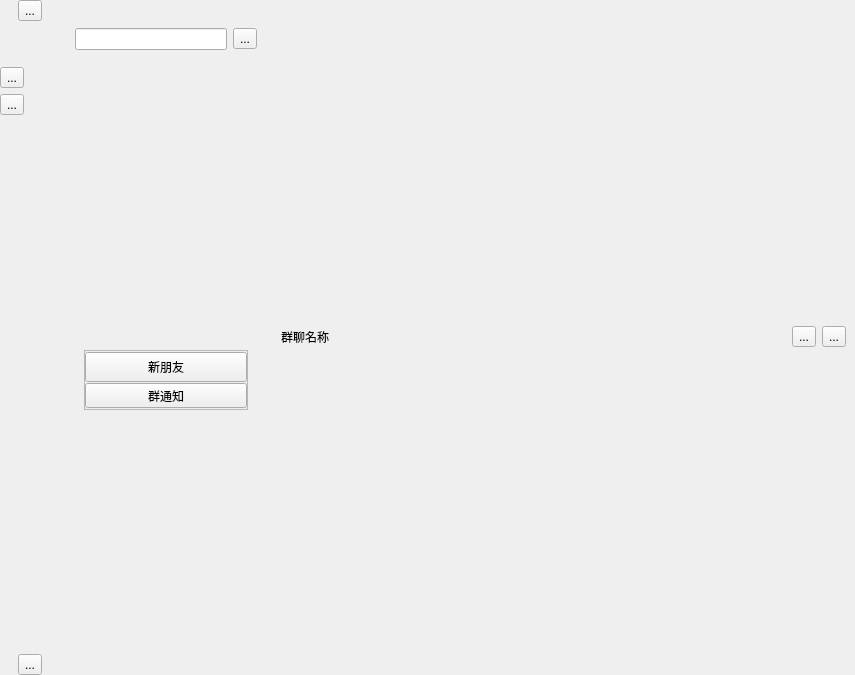
<?xml version="1.0" encoding="UTF-8"?>
<ui version="4.0">
 <class>Menu2</class>
 <widget class="QWidget" name="Menu2">
  <property name="geometry">
   <rect>
    <x>0</x>
    <y>0</y>
    <width>855</width>
    <height>675</height>
   </rect>
  </property>
  <property name="windowTitle">
   <string>Form</string>
  </property>
  <layout class="QVBoxLayout" name="verticalLayout_5">
   <property name="leftMargin">
    <number>0</number>
   </property>
   <property name="topMargin">
    <number>0</number>
   </property>
   <property name="rightMargin">
    <number>0</number>
   </property>
   <property name="bottomMargin">
    <number>0</number>
   </property>
   <item>
    <widget class="QWidget" name="widget_18" native="true">
     <layout class="QHBoxLayout" name="horizontalLayout_10">
      <property name="leftMargin">
       <number>0</number>
      </property>
      <property name="topMargin">
       <number>0</number>
      </property>
      <property name="rightMargin">
       <number>0</number>
      </property>
      <property name="bottomMargin">
       <number>0</number>
      </property>
      <item>
       <widget class="QWidget" name="widget" native="true">
        <property name="minimumSize">
         <size>
          <width>60</width>
          <height>0</height>
         </size>
        </property>
        <property name="maximumSize">
         <size>
          <width>60</width>
          <height>16777215</height>
         </size>
        </property>
        <layout class="QVBoxLayout" name="verticalLayout_3">
         <property name="leftMargin">
          <number>0</number>
         </property>
         <property name="topMargin">
          <number>0</number>
         </property>
         <property name="rightMargin">
          <number>0</number>
         </property>
         <property name="bottomMargin">
          <number>0</number>
         </property>
         <item>
          <widget class="QWidget" name="widget_2" native="true">
           <layout class="QHBoxLayout" name="horizontalLayout">
            <property name="leftMargin">
             <number>0</number>
            </property>
            <property name="topMargin">
             <number>0</number>
            </property>
            <property name="rightMargin">
             <number>0</number>
            </property>
            <property name="bottomMargin">
             <number>0</number>
            </property>
            <item>
             <widget class="QToolButton" name="infoBtn">
              <property name="text">
               <string>...</string>
              </property>
             </widget>
            </item>
           </layout>
          </widget>
         </item>
         <item>
          <spacer name="verticalSpacer_2">
           <property name="orientation">
            <enum>Qt::Orientation::Vertical</enum>
           </property>
           <property name="sizeType">
            <enum>QSizePolicy::Policy::Fixed</enum>
           </property>
           <property name="sizeHint" stdset="0">
            <size>
             <width>20</width>
             <height>40</height>
            </size>
           </property>
          </spacer>
         </item>
         <item>
          <widget class="QWidget" name="widget_3" native="true">
           <layout class="QVBoxLayout" name="verticalLayout">
            <property name="leftMargin">
             <number>0</number>
            </property>
            <property name="topMargin">
             <number>0</number>
            </property>
            <property name="rightMargin">
             <number>0</number>
            </property>
            <property name="bottomMargin">
             <number>0</number>
            </property>
            <item>
             <widget class="QToolButton" name="msgBtn">
              <property name="autoFillBackground">
               <bool>true</bool>
              </property>
              <property name="text">
               <string>...</string>
              </property>
              <property name="icon">
               <iconset resource="log.qrc">
                <normaloff>:/Header/images/chat.png</normaloff>:/Header/images/chat.png</iconset>
              </property>
              <property name="checkable">
               <bool>true</bool>
              </property>
             </widget>
            </item>
            <item>
             <widget class="QToolButton" name="friendBtn">
              <property name="autoFillBackground">
               <bool>true</bool>
              </property>
              <property name="text">
               <string>...</string>
              </property>
              <property name="icon">
               <iconset resource="log.qrc">
                <normaloff>:/Header/images/user.png</normaloff>:/Header/images/user.png</iconset>
              </property>
              <property name="checkable">
               <bool>true</bool>
              </property>
             </widget>
            </item>
           </layout>
          </widget>
         </item>
         <item>
          <spacer name="verticalSpacer_4">
           <property name="orientation">
            <enum>Qt::Orientation::Vertical</enum>
           </property>
           <property name="sizeHint" stdset="0">
            <size>
             <width>20</width>
             <height>40</height>
            </size>
           </property>
          </spacer>
         </item>
         <item>
          <spacer name="verticalSpacer_3">
           <property name="orientation">
            <enum>Qt::Orientation::Vertical</enum>
           </property>
           <property name="sizeHint" stdset="0">
            <size>
             <width>20</width>
             <height>40</height>
            </size>
           </property>
          </spacer>
         </item>
         <item>
          <spacer name="verticalSpacer">
           <property name="orientation">
            <enum>Qt::Orientation::Vertical</enum>
           </property>
           <property name="sizeHint" stdset="0">
            <size>
             <width>20</width>
             <height>40</height>
            </size>
           </property>
          </spacer>
         </item>
         <item>
          <widget class="QWidget" name="widget_4" native="true">
           <layout class="QHBoxLayout" name="horizontalLayout_2">
            <property name="spacing">
             <number>0</number>
            </property>
            <property name="leftMargin">
             <number>0</number>
            </property>
            <property name="topMargin">
             <number>0</number>
            </property>
            <property name="rightMargin">
             <number>0</number>
            </property>
            <property name="bottomMargin">
             <number>0</number>
            </property>
            <item>
             <widget class="QToolButton" name="settingBtn">
              <property name="text">
               <string>...</string>
              </property>
              <property name="icon">
               <iconset resource="log.qrc">
                <normaloff>:/Header/images/gear.png</normaloff>:/Header/images/gear.png</iconset>
              </property>
             </widget>
            </item>
           </layout>
          </widget>
         </item>
        </layout>
       </widget>
      </item>
      <item>
       <widget class="QWidget" name="widget_5" native="true">
        <property name="minimumSize">
         <size>
          <width>100</width>
          <height>0</height>
         </size>
        </property>
        <property name="maximumSize">
         <size>
          <width>200</width>
          <height>16777215</height>
         </size>
        </property>
        <layout class="QVBoxLayout" name="verticalLayout_2">
         <item>
          <widget class="QWidget" name="widget_6" native="true">
           <property name="sizePolicy">
            <sizepolicy hsizetype="Preferred" vsizetype="Fixed">
             <horstretch>0</horstretch>
             <verstretch>0</verstretch>
            </sizepolicy>
           </property>
           <property name="maximumSize">
            <size>
             <width>16777215</width>
             <height>60</height>
            </size>
           </property>
           <layout class="QHBoxLayout" name="horizontalLayout_3">
            <property name="leftMargin">
             <number>0</number>
            </property>
            <property name="topMargin">
             <number>0</number>
            </property>
            <property name="rightMargin">
             <number>0</number>
            </property>
            <property name="bottomMargin">
             <number>0</number>
            </property>
            <item>
             <widget class="QLineEdit" name="searchEdit"/>
            </item>
            <item>
             <widget class="QToolButton" name="addBtn">
              <property name="text">
               <string>...</string>
              </property>
             </widget>
            </item>
           </layout>
          </widget>
         </item>
         <item>
          <widget class="QWidget" name="widget_8" native="true">
           <layout class="QVBoxLayout" name="verticalLayout_9">
            <property name="leftMargin">
             <number>0</number>
            </property>
            <property name="topMargin">
             <number>0</number>
            </property>
            <property name="rightMargin">
             <number>0</number>
            </property>
            <property name="bottomMargin">
             <number>0</number>
            </property>
            <item>
             <widget class="QWidget" name="listWidget" native="true">
              <layout class="QVBoxLayout" name="listLayout">
               <item>
                <widget class="QFrame" name="frame">
                 <property name="sizePolicy">
                  <sizepolicy hsizetype="Preferred" vsizetype="Fixed">
                   <horstretch>0</horstretch>
                   <verstretch>0</verstretch>
                  </sizepolicy>
                 </property>
                 <property name="minimumSize">
                  <size>
                   <width>0</width>
                   <height>60</height>
                  </size>
                 </property>
                 <property name="maximumSize">
                  <size>
                   <width>16777215</width>
                   <height>40</height>
                  </size>
                 </property>
                 <property name="frameShape">
                  <enum>QFrame::Shape::StyledPanel</enum>
                 </property>
                 <property name="frameShadow">
                  <enum>QFrame::Shadow::Raised</enum>
                 </property>
                 <layout class="QVBoxLayout" name="verticalLayout_4">
                  <property name="spacing">
                   <number>0</number>
                  </property>
                  <property name="leftMargin">
                   <number>0</number>
                  </property>
                  <property name="topMargin">
                   <number>0</number>
                  </property>
                  <property name="rightMargin">
                   <number>0</number>
                  </property>
                  <property name="bottomMargin">
                   <number>0</number>
                  </property>
                  <item>
                   <widget class="QToolButton" name="toolButton_3">
                    <property name="sizePolicy">
                     <sizepolicy hsizetype="Preferred" vsizetype="Fixed">
                      <horstretch>0</horstretch>
                      <verstretch>0</verstretch>
                     </sizepolicy>
                    </property>
                    <property name="minimumSize">
                     <size>
                      <width>100</width>
                      <height>30</height>
                     </size>
                    </property>
                    <property name="maximumSize">
                     <size>
                      <width>16777215</width>
                      <height>30</height>
                     </size>
                    </property>
                    <property name="text">
                     <string>新朋友</string>
                    </property>
                   </widget>
                  </item>
                  <item>
                   <widget class="QToolButton" name="toolButton">
                    <property name="sizePolicy">
                     <sizepolicy hsizetype="Preferred" vsizetype="Fixed">
                      <horstretch>0</horstretch>
                      <verstretch>0</verstretch>
                     </sizepolicy>
                    </property>
                    <property name="minimumSize">
                     <size>
                      <width>100</width>
                      <height>0</height>
                     </size>
                    </property>
                    <property name="text">
                     <string>群通知</string>
                    </property>
                   </widget>
                  </item>
                 </layout>
                </widget>
               </item>
              </layout>
             </widget>
            </item>
           </layout>
          </widget>
         </item>
        </layout>
       </widget>
      </item>
      <item>
       <widget class="QWidget" name="msgWidget" native="true">
        <layout class="QVBoxLayout" name="msgLayout">
         <item>
          <widget class="QWidget" name="widget_7" native="true">
           <property name="sizePolicy">
            <sizepolicy hsizetype="Preferred" vsizetype="Fixed">
             <horstretch>0</horstretch>
             <verstretch>0</verstretch>
            </sizepolicy>
           </property>
           <property name="minimumSize">
            <size>
             <width>0</width>
             <height>60</height>
            </size>
           </property>
           <property name="maximumSize">
            <size>
             <width>16777215</width>
             <height>60</height>
            </size>
           </property>
           <layout class="QHBoxLayout" name="horizontalLayout_4">
            <property name="leftMargin">
             <number>0</number>
            </property>
            <property name="topMargin">
             <number>0</number>
            </property>
            <property name="rightMargin">
             <number>0</number>
            </property>
            <property name="bottomMargin">
             <number>0</number>
            </property>
            <item>
             <widget class="QLabel" name="label">
              <property name="text">
               <string>群聊名称</string>
              </property>
             </widget>
            </item>
            <item>
             <spacer name="horizontalSpacer">
              <property name="orientation">
               <enum>Qt::Orientation::Horizontal</enum>
              </property>
              <property name="sizeHint" stdset="0">
               <size>
                <width>455</width>
                <height>20</height>
               </size>
              </property>
             </spacer>
            </item>
            <item>
             <widget class="QToolButton" name="inviteBtn">
              <property name="text">
               <string>...</string>
              </property>
              <property name="icon">
               <iconset resource="log.qrc">
                <normaloff>:/Header/images/add.png</normaloff>:/Header/images/add.png</iconset>
              </property>
             </widget>
            </item>
            <item>
             <widget class="QToolButton" name="toolButton_2">
              <property name="text">
               <string>...</string>
              </property>
              <property name="icon">
               <iconset theme="QIcon::ThemeIcon::ProcessStop"/>
              </property>
             </widget>
            </item>
           </layout>
          </widget>
         </item>
        </layout>
       </widget>
      </item>
     </layout>
    </widget>
   </item>
  </layout>
 </widget>
 <resources>
  <include location="log.qrc"/>
 </resources>
 <connections/>
</ui>
